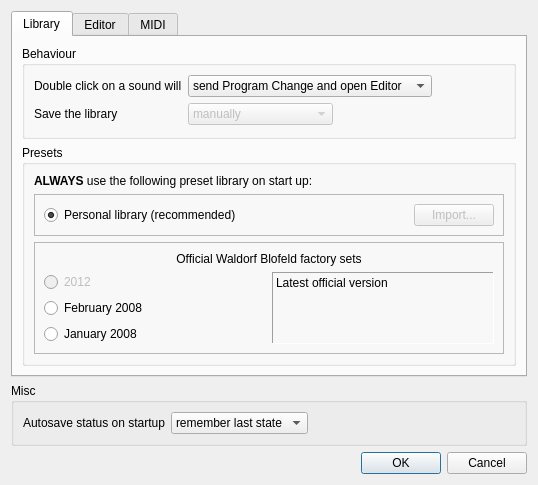
<?xml version="1.0" encoding="UTF-8"?>
<ui version="4.0">
 <class>Dialog</class>
 <widget class="QDialog" name="Dialog">
  <property name="enabled">
   <bool>true</bool>
  </property>
  <property name="geometry">
   <rect>
    <x>0</x>
    <y>0</y>
    <width>533</width>
    <height>408</height>
   </rect>
  </property>
  <property name="windowTitle">
   <string>Preferences</string>
  </property>
  <layout class="QVBoxLayout" name="verticalLayout">
   <item>
    <widget class="QTabWidget" name="tabWidget">
     <property name="currentIndex">
      <number>0</number>
     </property>
     <widget class="QWidget" name="library_tab">
      <attribute name="title">
       <string>Library</string>
      </attribute>
      <layout class="QVBoxLayout" name="verticalLayout_2">
       <item>
        <widget class="QGroupBox" name="groupBox_2">
         <property name="title">
          <string>Behaviour</string>
         </property>
         <layout class="QGridLayout" name="gridLayout_4">
          <item row="0" column="0">
           <layout class="QFormLayout" name="formLayout_2">
            <property name="fieldGrowthPolicy">
             <enum>QFormLayout::ExpandingFieldsGrow</enum>
            </property>
            <item row="0" column="0">
             <widget class="QLabel" name="doubleClickOnASoundWillLabel">
              <property name="text">
               <string>Double click on a sound will</string>
              </property>
             </widget>
            </item>
            <item row="0" column="1">
             <widget class="QComboBox" name="library_doubleclick_combo">
              <property name="currentIndex">
               <number>3</number>
              </property>
              <item>
               <property name="text">
                <string>do nothing</string>
               </property>
              </item>
              <item>
               <property name="text">
                <string>send Program Change</string>
               </property>
              </item>
              <item>
               <property name="text">
                <string>open Editor for the selected sound</string>
               </property>
              </item>
              <item>
               <property name="text">
                <string>send Program Change and open Editor</string>
               </property>
              </item>
             </widget>
            </item>
            <item row="1" column="0">
             <widget class="QLabel" name="saveTheLibraryLabel">
              <property name="text">
               <string>Save the library</string>
              </property>
             </widget>
            </item>
            <item row="1" column="1">
             <widget class="QComboBox" name="library_save_combo">
              <property name="enabled">
               <bool>false</bool>
              </property>
              <property name="currentIndex">
               <number>0</number>
              </property>
              <item>
               <property name="text">
                <string>manually</string>
               </property>
              </item>
              <item>
               <property name="text">
                <string>after any modification</string>
               </property>
              </item>
              <item>
               <property name="text">
                <string>every 5 minutes</string>
               </property>
              </item>
             </widget>
            </item>
           </layout>
          </item>
         </layout>
        </widget>
       </item>
       <item>
        <widget class="QGroupBox" name="groupBox_5">
         <property name="title">
          <string>Presets</string>
         </property>
         <layout class="QGridLayout" name="gridLayout_8">
          <item row="0" column="0">
           <widget class="QLabel" name="label_4">
            <property name="text">
             <string>&lt;html&gt;&lt;head/&gt;&lt;body&gt;&lt;p&gt;&lt;span style=&quot; font-weight:600;&quot;&gt;ALWAYS&lt;/span&gt; use the following preset library on start up:&lt;/p&gt;&lt;/body&gt;&lt;/html&gt;</string>
            </property>
           </widget>
          </item>
          <item row="2" column="0">
           <widget class="QFrame" name="frame_2">
            <property name="frameShape">
             <enum>QFrame::StyledPanel</enum>
            </property>
            <property name="frameShadow">
             <enum>QFrame::Sunken</enum>
            </property>
            <layout class="QGridLayout" name="gridLayout_9">
             <item row="3" column="0">
              <widget class="QRadioButton" name="preset_201200_radio">
               <property name="enabled">
                <bool>false</bool>
               </property>
               <property name="text">
                <string>2012</string>
               </property>
               <attribute name="buttonGroup">
                <string notr="true">preset_group</string>
               </attribute>
              </widget>
             </item>
             <item row="4" column="0">
              <widget class="QRadioButton" name="preset_200802_radio">
               <property name="text">
                <string>February 2008</string>
               </property>
               <attribute name="buttonGroup">
                <string notr="true">preset_group</string>
               </attribute>
              </widget>
             </item>
             <item row="5" column="0">
              <widget class="QRadioButton" name="preset_200801_radio">
               <property name="text">
                <string>January 2008</string>
               </property>
               <attribute name="buttonGroup">
                <string notr="true">preset_group</string>
               </attribute>
              </widget>
             </item>
             <item row="0" column="0" colspan="2">
              <widget class="QLabel" name="label_5">
               <property name="text">
                <string>Official Waldorf Blofeld factory sets</string>
               </property>
               <property name="alignment">
                <set>Qt::AlignCenter</set>
               </property>
              </widget>
             </item>
             <item row="3" column="1" rowspan="3">
              <widget class="QLabel" name="preset_desc_lbl">
               <property name="frameShape">
                <enum>QFrame::Panel</enum>
               </property>
               <property name="frameShadow">
                <enum>QFrame::Sunken</enum>
               </property>
               <property name="text">
                <string>Latest official version</string>
               </property>
               <property name="alignment">
                <set>Qt::AlignLeading|Qt::AlignLeft|Qt::AlignTop</set>
               </property>
               <property name="wordWrap">
                <bool>true</bool>
               </property>
              </widget>
             </item>
            </layout>
           </widget>
          </item>
          <item row="1" column="0">
           <widget class="QFrame" name="frame_4">
            <property name="frameShape">
             <enum>QFrame::StyledPanel</enum>
            </property>
            <property name="frameShadow">
             <enum>QFrame::Sunken</enum>
            </property>
            <layout class="QGridLayout" name="gridLayout_10">
             <item row="0" column="0">
              <widget class="QRadioButton" name="preset_personal_radio">
               <property name="text">
                <string>Personal library (recommended)</string>
               </property>
               <property name="checked">
                <bool>true</bool>
               </property>
               <attribute name="buttonGroup">
                <string notr="true">preset_group</string>
               </attribute>
              </widget>
             </item>
             <item row="0" column="1">
              <widget class="QPushButton" name="preset_import_btn">
               <property name="enabled">
                <bool>false</bool>
               </property>
               <property name="sizePolicy">
                <sizepolicy hsizetype="Maximum" vsizetype="Fixed">
                 <horstretch>0</horstretch>
                 <verstretch>0</verstretch>
                </sizepolicy>
               </property>
               <property name="text">
                <string>Import...</string>
               </property>
              </widget>
             </item>
            </layout>
           </widget>
          </item>
         </layout>
        </widget>
       </item>
      </layout>
     </widget>
     <widget class="QWidget" name="editor_tab">
      <attribute name="title">
       <string>Editor</string>
      </attribute>
      <layout class="QGridLayout" name="gridLayout_5">
       <item row="1" column="0">
        <widget class="QGroupBox" name="groupBox_3">
         <property name="title">
          <string>MIDI options</string>
         </property>
         <layout class="QGridLayout" name="gridLayout_6">
          <item row="1" column="1">
           <widget class="QFrame" name="send_frame">
            <property name="enabled">
             <bool>false</bool>
            </property>
            <property name="frameShape">
             <enum>QFrame::StyledPanel</enum>
            </property>
            <property name="frameShadow">
             <enum>QFrame::Sunken</enum>
            </property>
            <layout class="QVBoxLayout" name="verticalLayout_3">
             <item>
              <widget class="QLabel" name="label_2">
               <property name="text">
                <string>Send:</string>
               </property>
               <property name="alignment">
                <set>Qt::AlignCenter</set>
               </property>
              </widget>
             </item>
             <item>
              <layout class="QFormLayout" name="formLayout_3">
               <property name="fieldGrowthPolicy">
                <enum>QFormLayout::ExpandingFieldsGrow</enum>
               </property>
               <item row="0" column="0">
                <widget class="QLabel" name="programSendStatusLabel">
                 <property name="text">
                  <string>Program Send default status</string>
                 </property>
                </widget>
               </item>
               <item row="0" column="1">
                <widget class="QComboBox" name="editor_pgm_send_combo">
                 <property name="currentIndex">
                  <number>1</number>
                 </property>
                 <item>
                  <property name="text">
                   <string>Off</string>
                  </property>
                 </item>
                 <item>
                  <property name="text">
                   <string>On</string>
                  </property>
                 </item>
                </widget>
               </item>
               <item row="1" column="0">
                <widget class="QLabel" name="mIDISendDefaultStatusLabel">
                 <property name="text">
                  <string>MIDI Send default status</string>
                 </property>
                </widget>
               </item>
               <item row="1" column="1">
                <widget class="QComboBox" name="editor_midi_send_combo">
                 <property name="currentIndex">
                  <number>1</number>
                 </property>
                 <item>
                  <property name="text">
                   <string>Off</string>
                  </property>
                 </item>
                 <item>
                  <property name="text">
                   <string>On</string>
                  </property>
                 </item>
                </widget>
               </item>
              </layout>
             </item>
            </layout>
           </widget>
          </item>
          <item row="1" column="0">
           <widget class="QFrame" name="receive_frame">
            <property name="enabled">
             <bool>false</bool>
            </property>
            <property name="frameShape">
             <enum>QFrame::StyledPanel</enum>
            </property>
            <property name="frameShadow">
             <enum>QFrame::Sunken</enum>
            </property>
            <layout class="QVBoxLayout" name="verticalLayout_4">
             <item>
              <widget class="QLabel" name="label_3">
               <property name="text">
                <string>Receive:</string>
               </property>
               <property name="alignment">
                <set>Qt::AlignCenter</set>
               </property>
              </widget>
             </item>
             <item>
              <layout class="QFormLayout" name="formLayout_7">
               <property name="fieldGrowthPolicy">
                <enum>QFormLayout::ExpandingFieldsGrow</enum>
               </property>
               <item row="0" column="0">
                <widget class="QLabel" name="programSendStatusLabel_2">
                 <property name="text">
                  <string>Program Receive default status</string>
                 </property>
                </widget>
               </item>
               <item row="0" column="1">
                <widget class="QComboBox" name="editor_pgm_receive_combo">
                 <property name="currentIndex">
                  <number>1</number>
                 </property>
                 <item>
                  <property name="text">
                   <string>Off</string>
                  </property>
                 </item>
                 <item>
                  <property name="text">
                   <string>On</string>
                  </property>
                 </item>
                </widget>
               </item>
               <item row="1" column="0">
                <widget class="QLabel" name="mIDISendDefaultStatusLabel_2">
                 <property name="text">
                  <string>MIDI Receive default status</string>
                 </property>
                </widget>
               </item>
               <item row="1" column="1">
                <widget class="QComboBox" name="editor_midi_receive_combo">
                 <property name="currentIndex">
                  <number>1</number>
                 </property>
                 <item>
                  <property name="text">
                   <string>Off</string>
                  </property>
                 </item>
                 <item>
                  <property name="text">
                   <string>On</string>
                  </property>
                 </item>
                </widget>
               </item>
              </layout>
             </item>
            </layout>
           </widget>
          </item>
          <item row="0" column="0" colspan="2">
           <widget class="QCheckBox" name="editor_remember_chk">
            <property name="text">
             <string>Remember last state</string>
            </property>
            <property name="checked">
             <bool>true</bool>
            </property>
           </widget>
          </item>
         </layout>
        </widget>
       </item>
       <item row="0" column="0">
        <widget class="QGroupBox" name="groupBox_4">
         <property name="enabled">
          <bool>true</bool>
         </property>
         <property name="title">
          <string>Appearance</string>
         </property>
         <layout class="QGridLayout" name="gridLayout_7">
          <item row="0" column="0">
           <widget class="QLabel" name="label">
            <property name="text">
             <string>On startup always show:</string>
            </property>
           </widget>
          </item>
          <item row="0" column="1" alignment="Qt::AlignRight">
           <widget class="QCheckBox" name="editor_appearance_remember_last_chk">
            <property name="text">
             <string>Last used layout</string>
            </property>
           </widget>
          </item>
          <item row="1" column="0" colspan="2">
           <widget class="QFrame" name="frame">
            <property name="frameShape">
             <enum>QFrame::StyledPanel</enum>
            </property>
            <property name="frameShadow">
             <enum>QFrame::Sunken</enum>
            </property>
            <layout class="QHBoxLayout" name="horizontalLayout">
             <item>
              <widget class="QRadioButton" name="adv_filter_radio">
               <property name="text">
                <string>Filters</string>
               </property>
               <property name="checked">
                <bool>true</bool>
               </property>
               <attribute name="buttonGroup">
                <string notr="true">editor_appearance_filter_matrix_group</string>
               </attribute>
              </widget>
             </item>
             <item>
              <widget class="QRadioButton" name="adv_matrix_radio">
               <property name="text">
                <string>Modulation Matrix</string>
               </property>
               <attribute name="buttonGroup">
                <string notr="true">editor_appearance_filter_matrix_group</string>
               </attribute>
              </widget>
             </item>
             <item>
              <widget class="QRadioButton" name="adv_last_radio">
               <property name="text">
                <string>Last used</string>
               </property>
               <attribute name="buttonGroup">
                <string notr="true">editor_appearance_filter_matrix_group</string>
               </attribute>
              </widget>
             </item>
            </layout>
           </widget>
          </item>
          <item row="2" column="0" colspan="2">
           <widget class="QFrame" name="frame_3">
            <property name="frameShape">
             <enum>QFrame::StyledPanel</enum>
            </property>
            <property name="frameShadow">
             <enum>QFrame::Sunken</enum>
            </property>
            <layout class="QHBoxLayout" name="horizontalLayout_2">
             <item>
              <widget class="QRadioButton" name="arp_efx_radio">
               <property name="text">
                <string>Effects and Arpeggiator</string>
               </property>
               <property name="checked">
                <bool>true</bool>
               </property>
               <attribute name="buttonGroup">
                <string notr="true">editor_appearance_efx_arp_group</string>
               </attribute>
              </widget>
             </item>
             <item>
              <widget class="QRadioButton" name="arp_arp_radio">
               <property name="text">
                <string>Arpeggiator editor</string>
               </property>
               <attribute name="buttonGroup">
                <string notr="true">editor_appearance_efx_arp_group</string>
               </attribute>
              </widget>
             </item>
             <item>
              <widget class="QRadioButton" name="arp_last_radio">
               <property name="text">
                <string>Last used</string>
               </property>
               <attribute name="buttonGroup">
                <string notr="true">editor_appearance_efx_arp_group</string>
               </attribute>
              </widget>
             </item>
            </layout>
           </widget>
          </item>
         </layout>
        </widget>
       </item>
      </layout>
     </widget>
     <widget class="QWidget" name="midi_tab">
      <attribute name="title">
       <string>MIDI</string>
      </attribute>
      <layout class="QGridLayout" name="gridLayout">
       <item row="1" column="0">
        <widget class="QGroupBox" name="midi_groupbox">
         <property name="sizePolicy">
          <sizepolicy hsizetype="Preferred" vsizetype="Expanding">
           <horstretch>0</horstretch>
           <verstretch>0</verstretch>
          </sizepolicy>
         </property>
         <property name="title">
          <string>Current connections</string>
         </property>
         <layout class="QGridLayout" name="gridLayout_2"/>
        </widget>
       </item>
       <item row="2" column="0">
        <widget class="QGroupBox" name="groupBox">
         <property name="title">
          <string>Auto connection</string>
         </property>
         <layout class="QGridLayout" name="gridLayout_3">
          <item row="1" column="0">
           <widget class="QCheckBox" name="blofeld_autoconnect_chk">
            <property name="text">
             <string>Auto detect Blofeld connected to USB</string>
            </property>
            <property name="checked">
             <bool>true</bool>
            </property>
           </widget>
          </item>
          <item row="2" column="0">
           <widget class="QCheckBox" name="remember_connections_chk">
            <property name="text">
             <string>Try to remember MIDI connections</string>
            </property>
           </widget>
          </item>
         </layout>
        </widget>
       </item>
       <item row="0" column="0">
        <layout class="QHBoxLayout" name="horizontalLayout_3">
         <item>
          <widget class="QLabel" name="deviceIDLabel">
           <property name="text">
            <string>Device ID:</string>
           </property>
          </widget>
         </item>
         <item>
          <widget class="QLabel" name="deviceID_hex_lbl">
           <property name="enabled">
            <bool>false</bool>
           </property>
           <property name="sizePolicy">
            <sizepolicy hsizetype="Maximum" vsizetype="Preferred">
             <horstretch>0</horstretch>
             <verstretch>0</verstretch>
            </sizepolicy>
           </property>
           <property name="text">
            <string>(00h)</string>
           </property>
          </widget>
         </item>
         <item>
          <widget class="QSpinBox" name="deviceID_spin">
           <property name="enabled">
            <bool>false</bool>
           </property>
           <property name="sizePolicy">
            <sizepolicy hsizetype="Maximum" vsizetype="Fixed">
             <horstretch>0</horstretch>
             <verstretch>0</verstretch>
            </sizepolicy>
           </property>
           <property name="minimum">
            <number>0</number>
           </property>
           <property name="maximum">
            <number>127</number>
           </property>
          </widget>
         </item>
         <item>
          <widget class="QCheckBox" name="broadcast_chk">
           <property name="sizePolicy">
            <sizepolicy hsizetype="Maximum" vsizetype="Fixed">
             <horstretch>0</horstretch>
             <verstretch>0</verstretch>
            </sizepolicy>
           </property>
           <property name="text">
            <string>Broadcast</string>
           </property>
           <property name="checked">
            <bool>true</bool>
           </property>
          </widget>
         </item>
         <item>
          <widget class="QPushButton" name="deviceID_detect_btn">
           <property name="sizePolicy">
            <sizepolicy hsizetype="Maximum" vsizetype="Fixed">
             <horstretch>0</horstretch>
             <verstretch>0</verstretch>
            </sizepolicy>
           </property>
           <property name="text">
            <string>Detect</string>
           </property>
          </widget>
         </item>
        </layout>
       </item>
      </layout>
     </widget>
    </widget>
   </item>
   <item>
    <widget class="QGroupBox" name="groupBox_6">
     <property name="title">
      <string>Misc</string>
     </property>
     <layout class="QFormLayout" name="formLayout_8">
      <property name="fieldGrowthPolicy">
       <enum>QFormLayout::ExpandingFieldsGrow</enum>
      </property>
      <item row="0" column="0">
       <widget class="QLabel" name="autosaveLabel">
        <property name="text">
         <string>Autosave status on startup</string>
        </property>
       </widget>
      </item>
      <item row="0" column="1">
       <widget class="QComboBox" name="editor_autosave_combo">
        <property name="currentIndex">
         <number>2</number>
        </property>
        <item>
         <property name="text">
          <string>always off</string>
         </property>
        </item>
        <item>
         <property name="text">
          <string>always on</string>
         </property>
        </item>
        <item>
         <property name="text">
          <string>remember last state</string>
         </property>
        </item>
       </widget>
      </item>
     </layout>
    </widget>
   </item>
   <item>
    <widget class="QDialogButtonBox" name="buttonBox">
     <property name="orientation">
      <enum>Qt::Horizontal</enum>
     </property>
     <property name="standardButtons">
      <set>QDialogButtonBox::Cancel|QDialogButtonBox::Ok</set>
     </property>
    </widget>
   </item>
  </layout>
 </widget>
 <resources/>
 <connections>
  <connection>
   <sender>buttonBox</sender>
   <signal>accepted()</signal>
   <receiver>Dialog</receiver>
   <slot>accept()</slot>
   <hints>
    <hint type="sourcelabel">
     <x>242</x>
     <y>344</y>
    </hint>
    <hint type="destinationlabel">
     <x>157</x>
     <y>274</y>
    </hint>
   </hints>
  </connection>
  <connection>
   <sender>buttonBox</sender>
   <signal>rejected()</signal>
   <receiver>Dialog</receiver>
   <slot>reject()</slot>
   <hints>
    <hint type="sourcelabel">
     <x>310</x>
     <y>344</y>
    </hint>
    <hint type="destinationlabel">
     <x>286</x>
     <y>274</y>
    </hint>
   </hints>
  </connection>
  <connection>
   <sender>editor_remember_chk</sender>
   <signal>toggled(bool)</signal>
   <receiver>receive_frame</receiver>
   <slot>setDisabled(bool)</slot>
   <hints>
    <hint type="sourcelabel">
     <x>238</x>
     <y>206</y>
    </hint>
    <hint type="destinationlabel">
     <x>127</x>
     <y>260</y>
    </hint>
   </hints>
  </connection>
  <connection>
   <sender>editor_remember_chk</sender>
   <signal>toggled(bool)</signal>
   <receiver>send_frame</receiver>
   <slot>setDisabled(bool)</slot>
   <hints>
    <hint type="sourcelabel">
     <x>238</x>
     <y>206</y>
    </hint>
    <hint type="destinationlabel">
     <x>349</x>
     <y>260</y>
    </hint>
   </hints>
  </connection>
  <connection>
   <sender>broadcast_chk</sender>
   <signal>toggled(bool)</signal>
   <receiver>deviceID_spin</receiver>
   <slot>setDisabled(bool)</slot>
   <hints>
    <hint type="sourcelabel">
     <x>393</x>
     <y>40</y>
    </hint>
    <hint type="destinationlabel">
     <x>253</x>
     <y>40</y>
    </hint>
   </hints>
  </connection>
  <connection>
   <sender>editor_appearance_remember_last_chk</sender>
   <signal>toggled(bool)</signal>
   <receiver>adv_last_radio</receiver>
   <slot>setChecked(bool)</slot>
   <hints>
    <hint type="sourcelabel">
     <x>460</x>
     <y>65</y>
    </hint>
    <hint type="destinationlabel">
     <x>427</x>
     <y>98</y>
    </hint>
   </hints>
  </connection>
  <connection>
   <sender>editor_appearance_remember_last_chk</sender>
   <signal>toggled(bool)</signal>
   <receiver>arp_last_radio</receiver>
   <slot>setChecked(bool)</slot>
   <hints>
    <hint type="sourcelabel">
     <x>460</x>
     <y>65</y>
    </hint>
    <hint type="destinationlabel">
     <x>427</x>
     <y>140</y>
    </hint>
   </hints>
  </connection>
 </connections>
 <buttongroups>
  <buttongroup name="editor_appearance_efx_arp_group"/>
  <buttongroup name="editor_appearance_filter_matrix_group"/>
  <buttongroup name="preset_group"/>
 </buttongroups>
</ui>
